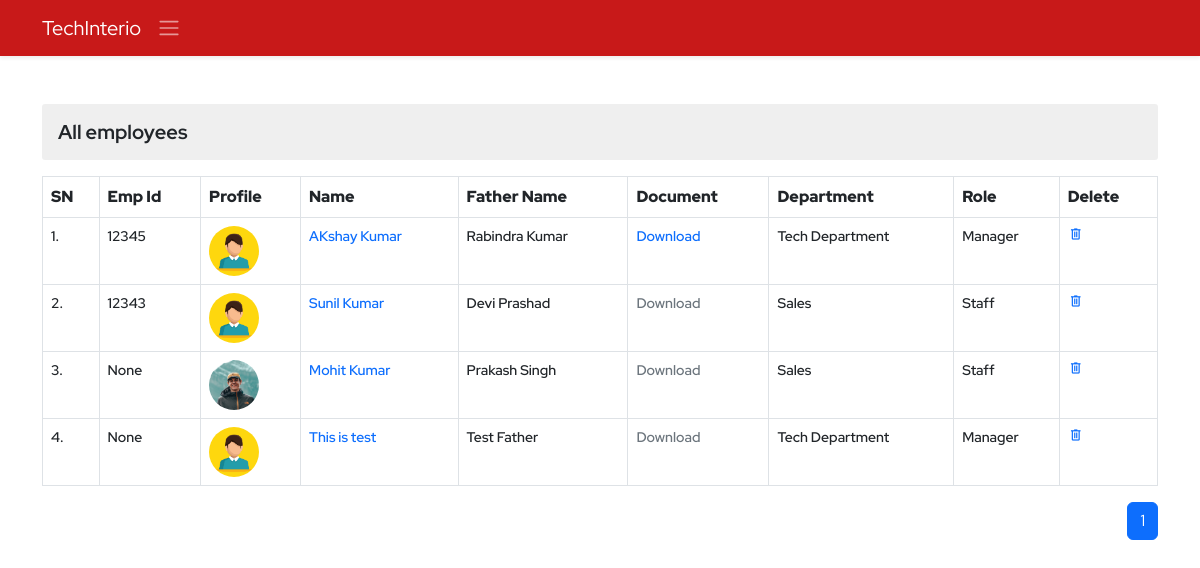
The app's page /ems/employee-view/ (signed in) with its own data.
### ems/models.py (models this page shows, shortened)
class Employee(models.Model):
    empid=models.AutoField(primary_key=True)
    employeeid=models.IntegerField(unique=True, null=True, blank=True)
    user=models.OneToOneField(User,on_delete=models.CASCADE)
    name=models.CharField(max_length=50)
    father_name=models.CharField(max_length=50)
    avtar=models.ImageField(upload_to='employee_profile_images', blank=True , default='profile.jpg')
    document=models.FileField(upload_to='employee_documents',null=True,blank=True)
    dob=models.DateField()
    email=models.EmailField(max_length=100)
    mobile_no=models.IntegerField()
    emergency_mobile_no=models.IntegerField(null=True,blank=True)
    address=models.OneToOneField(Address, on_delete=models.CASCADE,blank=True, null=True,)
    designation=models.CharField(max_length=70,null=True, blank=True)
    role=models.ForeignKey(Role, on_delete=models.SET_NULL,blank=True, null=True,)
    department=models.ForeignKey(Department, on_delete=models.SET_NULL,blank=True, null=True,)
    joining_date=models.DateField(null=True, blank=True)
    status=models.CharField(max_length=15)
    @property
    def imageURL(self):
        try:
            url=self.avtar.url
        except:
            url=''
        return url

class Department(models.Model):
    name=models.CharField(max_length=70, unique=True)
    description=models.TextField(max_length=200)
    created_at = models.DateTimeField(auto_now_add=True,blank=True,null=True)
    updated_at = models.DateTimeField(auto_now=True,blank=True,null=True)
    def __str__(self):
        return self.name

class Role(models.Model):
    name=models.CharField(max_length=70, unique=True)
    description=models.TextField(max_length=200)
    created_at = models.DateTimeField(auto_now_add=True,blank=True,null=True)
    updated_at = models.DateTimeField(auto_now=True,blank=True,null=True)
    def __str__(self):
        return self.name

### ems/views.py (the view)
# urls.py: path('employee-view/',viewEmployee,name='employee-view'),
@login_required()
def viewEmployee(request):
    context = {}
    try:
        if not request.user.is_superuser:
            profile_obj=Employee.objects.get(user=request.user)
            context['profile']=profile_obj
        employees = Employee.objects.all().order_by('-empid')
        paginator=Paginator(employees,10)
        page_no=request.GET.get('page')
        total_pages=paginator.page_range
        employeepages=paginator.get_page(page_no)
        context['pages']=total_pages
        context['employees'] = employeepages
    except Exception as e:
        print('View Employee Exception : ', e)
    return render(request, 'ems/view_employee.html', context)

### ems/templates/ems/view_employee.html (shortened to what this page needs)
{% extends './base.html' %}
{% block body %}
<div class="container py-4">
    <div class="row d-flex align-items-center justify-content-center">
        <div class="col-12 overflow-auto">
            <h3 class="my-3 derpartment-title">All employees</h3>
            <table class="table table-bordered department-table">
                <tr>
                    <th>SN</th>
                    <th>Emp Id</th>
                    <th>Profile</th>
                    <th>Name</th>
                    <th>Father Name</th>
                    <th>Document</th>
                    <th>Department</th>
                    <th>Role</th>
                    <th>Delete</th>
                </tr>
                {% for employee in employees %}
                <tr>
                    <td>{{forloop.counter}}.</td>
                    <td>{{employee.employeeid}}</td>
                    <td>
                        <img src="{{employee.imageURL}}" alt="" class="profile-pic">
                    </td>
                    <td><a class="" href="{% url 'ems:employee-detail' employee.empid %}">{{employee.name}}</a></td>
                    <td>{{employee.father_name}}</td>
                    {% if employee.document %}
                    <td><a href="{{employee.document.url}}" download="{{employee.document.url}}">Download</a></td>
                    {% else %}
                    <td><a class="text-muted disabled">Download</a></td>
                    {% endif %}
                    <td>{{employee.department}}</td>
                    <td>{{employee.role}}</td>
                    <td><a href="{% url 'ems:employee-delete' employee.empid %}" class="delete"><span class="material-symbols-outlined">
                        delete</span></a></td>
                </tr>
                {% endfor %}
            </table>
            <nav aria-label="Page navigation example">
                <ul class="pagination justify-content-end">
                    {% if pages %}
                    {% for p in pages %}
                    {% if p == employees.number %}
                    <li class="page-item active" aria-current="page"><a class="page-link "
                            href="?page={{p}}">{{p}}</a></li>
                    {% else %}
                    <li class="page-item "><a class="page-link" href="?page={{p}}">{{p}}</a></li>
                    {% endif %}
                    {% endfor %}
                    {% endif %}
                </ul>
            </nav>
        </div>
    </div>
</div>
{% endblock body %}

### static/css/style.css (style rules this page uses)
* { margin: 0; padding: 0; box-sizing: border-box; }
:root { --body-font: 'Red Hat Display', sans-serif; --second-font: 'Kaushan Script', cursive; --biggest-font-size: 2rem; --bigger-font-size: 1.5rem; --big-font-size: 1.25rem; --h1-font-size: 1.5rem; --h2-font-size: 1.25rem; --h3-font-size: 1rem; --normal-font-size: .938rem; --small-font-size: .813rem; --smaller-font-size: .75rem; --font-bold: 700; --font-black: 900; }
@media screen and (min-width: 1024px) { :root { --biggest-font-size: 6rem; --bigger-font-size: 3.5rem; --big-font-size: 2.75rem; --h1-font-size: 2.25rem; --h2-font-size: 1.5rem; --h3-font-size: 1.25rem; --normal-font-size: 1rem; --small-font-size: .875rem; --smaller-font-size: .813rem; --bs-modal-width:700px; } }
* { box-sizing: border-box; padding: 0; margin: 0; }
html { scroll-behavior: smooth; }
body, button, label, select, input { font-family: var(--body-font); font-size: var(--normal-font-size); }
h1, h2, h3 { font-weight: var(--font-bold); }
a { text-decoration: none; }
img { max-width: 100%; height: auto; }
.delete span { font-size: 16px !important; }
.derpartment-title { font-size: var(--h3-font-size); background-color: #dadada70; padding: 1rem; border-radius: 3px; }
.department-table tr th { font-size: var(--normal-font); font-weight: var(--font-black); }
.department-table tr td { font-size: var(--small-font-size); font-weight:600; }
.department-table tr td .delete span { font-size: 16px !important; }
.profile-pic { height: 50px; width: 50px; object-fit: cover; object-position: center; border-radius: 50%; }

### records on screen
Employee: employeeid "12345", imageURL (placeholder picture), name "AKshay Kumar", father_name "Rabindra Kumar", department "Tech Department", role "Manager"
Employee: employeeid "12343", imageURL (picture), name "Sunil Kumar", father_name "Devi Prashad", document "Download", department "Sales", role "Staff"
Employee: employeeid "None", imageURL (picture), name "Mohit Kumar", father_name "Prakash Singh", document "Download", department "Sales", role "Staff"
Employee: employeeid "None", imageURL (placeholder picture), name "This is test", father_name "Test Father", shows "Download", department "Tech Department", role "Manager"

### other values on screen
{{ p }} "1"
